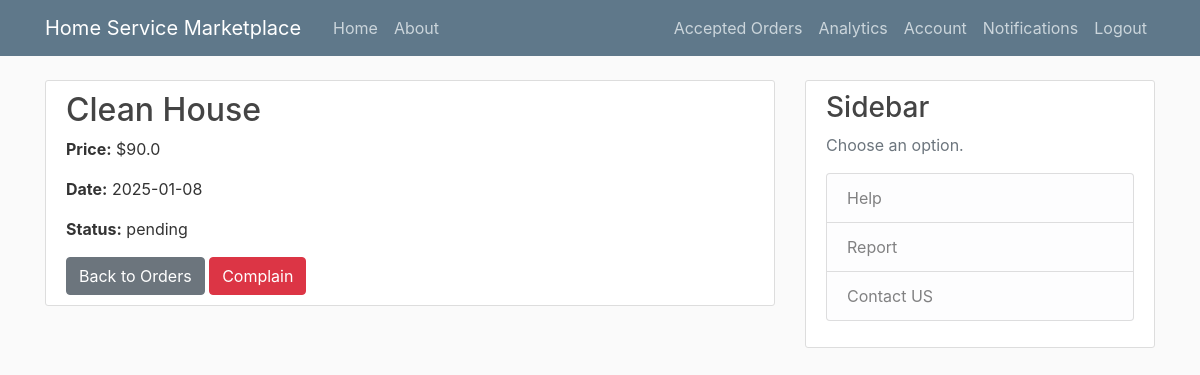
The page /userorderdetails/1 (signed in) on the database its author committed.
### flaskapp/models.py (models this page shows, shortened)
class Service(db.Model):
    id = db.Column(db.Integer, primary_key=True)
    title = db.Column(db.String(100), nullable=False)
    description = db.Column(db.Text, nullable=False)
    date_posted = db.Column(db.DateTime, nullable=False, default=datetime.utcnow)
    user_id = db.Column(db.Integer, db.ForeignKey('user.id'), nullable=False)
    provider_id = db.Column(db.Integer, db.ForeignKey('service_provider.id'), nullable=False)
    ratings = db.Column(db.Integer, nullable=False)
    category_id = db.Column(db.Integer, db.ForeignKey('category.id'), nullable=False)
    duration = db.Column(db.Integer, nullable=False)
    ser_price = db.Column(db.Float, nullable=False)
    orders = db.relationship('Order', backref='linked_service', lazy=True)

class Order(db.Model):
    id = db.Column(db.Integer, primary_key=True)
    order_loc = db.Column(db.String(200), nullable=False)
    order_datetime = db.Column(db.DateTime, default=datetime.utcnow)
    status = db.Column(db.Enum(OrderStatus), nullable=False, default=OrderStatus.pending)
    review = db.Column(db.Text, nullable=True)
    rate = db.Column(db.Integer, nullable=True)
    price = db.Column(db.Float, nullable=False)
    notifications = db.Column(db.Enum(NotificationStatus), default=NotificationStatus.not_viewed)
    ser_id = db.Column(db.Integer, db.ForeignKey('service.id'), nullable=False)
    service = db.relationship('Service', backref='service_orders', lazy=True)  # Renamed backref
    customer_id = db.Column(db.Integer, db.ForeignKey('user.id'), nullable=False)
    service_provider_id = db.Column(db.Integer, db.ForeignKey('service_provider.id'), nullable=False)
    latitude = db.Column(db.Float)
    longitude = db.Column(db.Float)

### flaskapp/routes.py (the view)
@app.route('/userorderdetails/<int:order_id>')
@login_required
def userorderdetails(order_id):
    orders = (
        db.session.query(Order, Service)
        .join(Service, Order.ser_id == Service.id)
        .filter(Order.id == order_id).first()
    )
    if orders:
        order, service = orders
        combined_details = {
            'id': order.id,
            'price': order.price,
            'order_datetime': order.order_datetime,
            'status': order.status,
            'service_title': service.title,
        }
    if not orders:
        flash('Order not found', 'danger')
        return redirect(url_for('alluserorders'))
    return render_template('userorderdetails.html', details=combined_details)

### flaskapp/models.py (called while the page is built)
@login_manager.user_loader
def load_user(user_id):
    return User.query.get(int(user_id))

    @property
    def is_service_provider(self):
        return ServiceProvider.query.filter_by(id=self.id).first() is not None

### flaskapp/templates/userorderdetails.html (shortened to what this page needs)
{% extends "layout.html" %}
{% block content %}
    <div class="content-section">
        <h2>{{ details.service_title }}</h2>
        <p><strong>Price:</strong> ${{ details.price }}</p>
        <p><strong>Date:</strong> {{ details.order_datetime.strftime('%Y-%m-%d')}}</p>
        <p><strong>Status:</strong> {{ details.status.value }}</p>
        <a href="{{ url_for('alluserorders') }}" class="btn btn-secondary">Back to Orders</a>
        <button id="complainBtn" class="btn btn-danger">Complain</button>
    </div>
{% endblock content %}

### flaskapp/static/main.css (style rules this page uses)
body { background: #fafafa; color: #333333; margin-top: 5rem; }
h1, h2, h3, h4, h5, h6 { color: #444444; }
.content-section { background: #ffffff; padding: 10px 20px; border: 1px solid #dddddd; border-radius: 3px; margin-bottom: 20px; }

### rows shown on the page
Service: service_title "Clean House"
Order: price "90.0", order_datetime "2025-01-08", status.value "pending"
